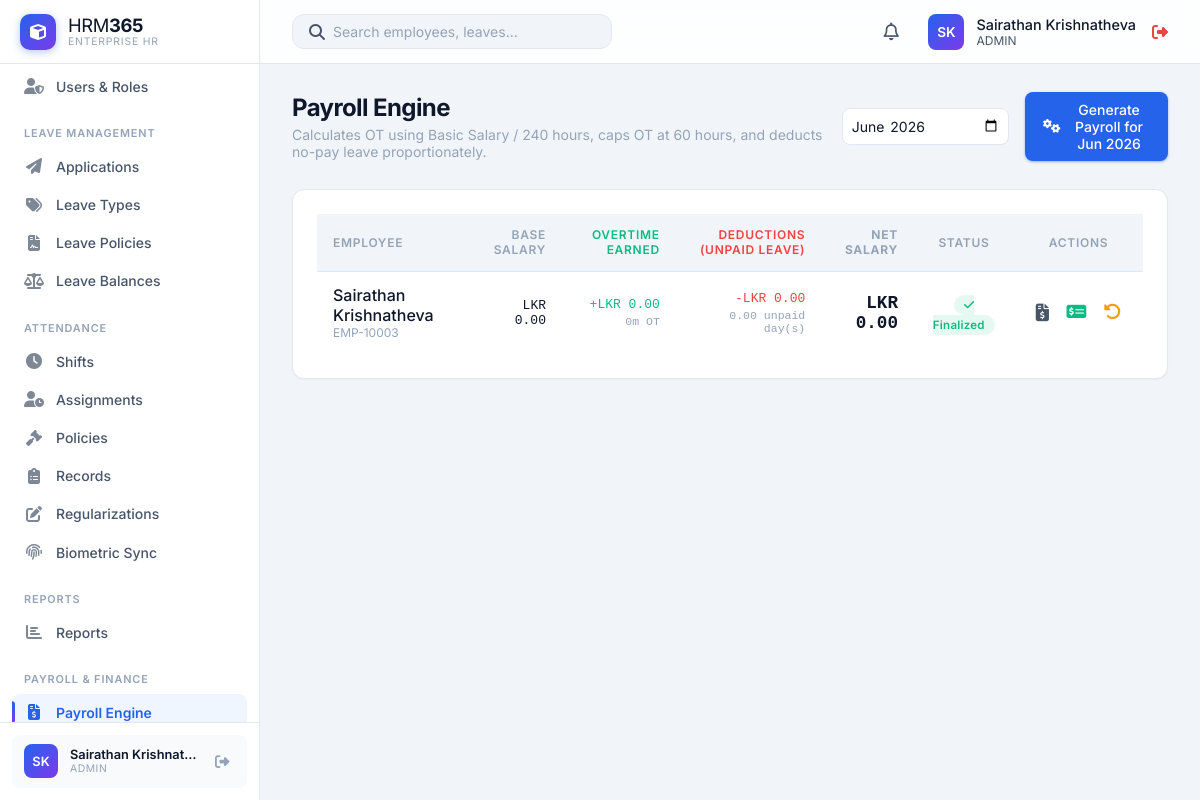
/HRM365/modules/payroll/index.php (signed in), run on the app's committed database.
### tables this page shows
CREATE TABLE `users` (
  `id` int(11) NOT NULL,
  `username` varchar(50) NOT NULL,
  `password` varchar(255) NOT NULL,
  `full_name` varchar(100) DEFAULT NULL,
  `phone` varchar(30) DEFAULT NULL,
  `role` enum('admin','HR','manager','employee') DEFAULT 'employee',
  `status` enum('Active','Inactive') DEFAULT 'Active',
  `language` varchar(20) DEFAULT 'English',
  `department` varchar(50) DEFAULT NULL,
  `employee_id` int(11) DEFAULT NULL,
  `created_at` timestamp NOT NULL DEFAULT current_timestamp()
);

CREATE TABLE `payroll_records` (
  `id` int(11) NOT NULL,
  `employee_id` int(11) NOT NULL,
  `payroll_month` varchar(10) NOT NULL,
  `base_salary` decimal(10,2) DEFAULT 0.00,
  `overtime_hours` decimal(8,2) DEFAULT 0.00,
  `overtime_amount` decimal(10,2) DEFAULT 0.00,
  `deductions` decimal(10,2) DEFAULT 0.00,
  `unpaid_days` decimal(8,2) DEFAULT 0.00,
  `advance_amount` decimal(10,2) DEFAULT 0.00,
  `epf_employee_amount` decimal(10,2) DEFAULT 0.00,
  `epf_employer_amount` decimal(10,2) DEFAULT 0.00,
  `etf_employer_amount` decimal(10,2) DEFAULT 0.00,
  `net_salary` decimal(10,2) DEFAULT 0.00,
  `status` enum('Draft','Finalized','Paid') DEFAULT 'Draft',
  `created_at` timestamp NOT NULL DEFAULT current_timestamp(),
  `updated_at` timestamp NOT NULL DEFAULT current_timestamp() ON UPDATE current_timestamp()
);

CREATE TABLE `employees` (
  `id` int(11) NOT NULL,
  `employee_code` varchar(20) NOT NULL,
  `first_name` varchar(50) NOT NULL,
  `last_name` varchar(50) NOT NULL,
  `email` varchar(100) NOT NULL,
  `phone` varchar(20) DEFAULT NULL,
  `nic_number` varchar(30) DEFAULT NULL,
  `department` varchar(50) DEFAULT NULL,
  `designation` varchar(50) DEFAULT NULL,
  `status` enum('Active','On Leave','Resigned','Terminated') DEFAULT 'Active',
  `resignation_termination_date` date DEFAULT NULL,
  `biometric_user_id` varchar(50) DEFAULT NULL,
  `hire_date` date DEFAULT NULL,
  `created_at` timestamp NOT NULL DEFAULT current_timestamp(),
  `updated_at` timestamp NOT NULL DEFAULT current_timestamp() ON UPDATE current_timestamp(),
  `date_of_birth` date DEFAULT NULL,
  `gender` enum('Male','Female','Other') DEFAULT NULL,
  `address` text DEFAULT NULL,
  `branch_id` int(11) DEFAULT NULL,
  `employment_type` enum('Full-time','Part-time','Contract') DEFAULT NULL,
  `base_salary` decimal(10,2) DEFAULT NULL,
  `profile_photo` varchar(255) DEFAULT NULL,
  `shift_id` int(11) DEFAULT NULL,
  `attendance_policy_id` int(11) DEFAULT NULL
);

CREATE TABLE `system_settings` (
  `setting_key` varchar(50) NOT NULL,
  `setting_value` text NOT NULL,
  `updated_at` timestamp NOT NULL DEFAULT current_timestamp() ON UPDATE current_timestamp()
);

### HRM365/modules/payroll/index.php (the view, shortened to what the rows shown need)
<?php
require_once '../../includes/db.php';
require_once '../../includes/auth.php';
require_once '../../includes/attendance_math.php';
$month_filter = isset($_GET['month']) ? $_GET['month'] : date('Y-m');
$currency = $pdo->query("SELECT setting_value FROM system_settings WHERE setting_key = 'currency'")->fetchColumn() ?: 'LKR';
$scopeSql = '';
$scopeParams = [];
$stmt = $pdo->prepare("
    SELECT p.*, e.first_name, e.last_name, e.employee_code
    FROM payroll_records p
    JOIN employees e ON p.employee_id = e.id
    WHERE p.payroll_month = ?
    {$scopeSql}
    ORDER BY e.first_name ASC
");
$stmt->execute(array_merge([$month_filter], $scopeParams));
$payrolls = $stmt->fetchAll();
include '../../includes/header.php';
?>
<div class="page-header">
    <div>
        <h1 class="page-title">Payroll Engine</h1>
    </div>
</div>
<div class="card">
    <div class="table-container">
        <table class="table">
            <thead>
                <tr>
                    <th>Employee</th>
                    <th style="text-align: right;">Base Salary</th>
                    <th style="text-align: right; color: var(--accent-success);">Overtime Earned</th>
                    <th style="text-align: right; color: var(--accent-danger);">Deductions (Unpaid Leave)</th>
                    <th style="text-align: right; font-weight: bold;">Net Salary</th>
                    <th style="text-align: center;">Status</th>
                    <th style="text-align: center;">Actions</th>
                </tr>
            </thead>
            <tbody>
                <?php foreach ($payrolls as $p): ?>
                <tr>
                    <td>
                        <div style="font-weight: 500; color: var(--text-primary);"><?php echo htmlspecialchars($p['first_name'] . ' ' . $p['last_name']); ?></div>
                        <div style="font-size: 0.75rem; color: var(--text-muted);"><?php echo htmlspecialchars($p['employee_code']); ?></div>
                    </td>
                    <td style="text-align: right; font-family: monospace;"><?php echo htmlspecialchars($currency); ?> <?php echo number_format($p['base_salary'], 2); ?></td>
                    <td style="text-align: right; font-family: monospace; color: var(--accent-success);">
                        <div>+<?php echo htmlspecialchars($currency); ?> <?php echo number_format($p['overtime_amount'], 2); ?></div>
                        <div style="font-size: 0.72rem; color: var(--text-muted); margin-top: 0.2rem;"><?php echo htmlspecialchars(format_hours_minutes(floatval($p['overtime_hours'] ?? 0))); ?> OT</div>
                    </td>
                    <td style="text-align: right; font-family: monospace; color: var(--accent-danger);">
                        <div>-<?php echo htmlspecialchars($currency); ?> <?php echo number_format($p['deductions'], 2); ?></div>
                        <div style="font-size: 0.72rem; color: var(--text-muted); margin-top: 0.2rem;"><?php echo number_format(floatval($p['unpaid_days'] ?? 0), 2); ?> unpaid day(s)</div>
                    </td>
                    <td style="text-align: right; font-family: monospace; font-weight: bold; font-size: 1.1rem;"><?php echo htmlspecialchars($currency); ?> <?php echo number_format($p['net_salary'], 2); ?></td>
                    <td style="text-align: center;">
                        <?php if ($p['status'] === 'Paid'): ?>
                            <span class="status-badge status-active"><i class="fas fa-check-double"></i> Paid</span>
                        <?php elseif ($p['status'] === 'Finalized'): ?>
                            <span class="status-badge" style="background: rgba(16, 185, 129, 0.1); color: var(--accent-success);"><i class="fas fa-check"></i> Finalized</span>
                        <?php else: ?>
                            <span class="status-badge" style="background: var(--bg-hover); color: var(--text-secondary);"><i class="fas fa-edit"></i> Draft</span>
                        <?php endif; ?>
                    </td>
                    <td style="text-align: center;">
                        <div style="display: flex; justify-content: center; gap: 0.4rem;">
                            <a href="payslip.php?id=<?php echo $p['id']; ?>" target="_blank" class="action-btn" title="View Payslip"><i class="fas fa-file-invoice-dollar"></i></a>
                            <?php if (in_array($currentUser['role'], ['admin', 'HR']) && $p['status'] !== 'Paid'): ?>
                                <form action="update_status.php" method="POST" style="margin: 0;">
                                    <button type="submit" class="action-btn" style="color: var(--accent-success);" title="Mark as Paid"><i class="fas fa-money-check-alt"></i></button>
                                </form>
                            <?php endif; ?>
                            <?php if (in_array($currentUser['role'], ['admin', 'HR']) && $p['status'] !== 'Draft'): ?>
                                <form action="update_status.php" method="POST" style="margin: 0;">
                                    <button type="submit" class="action-btn" style="color: var(--accent-warning);" title="Reopen Draft"><i class="fas fa-undo-alt"></i></button>
                                </form>
                            <?php endif; ?>
                        </div>
                    </td>
                </tr>
                <?php endforeach; ?>
            </tbody>
        </table>
    </div>
</div>
<?php include '../../includes/footer.php'; ?>

### HRM365/includes/header.php (shortened to what the rows shown need)
<?php
require_once __DIR__ . '/auth.php';
require_once __DIR__ . '/avatar.php';
$stylesheetPath = __DIR__ . '/../css/styles.css';
$stylesheetVersion = is_file($stylesheetPath) ? filemtime($stylesheetPath) : time();
?>
<!DOCTYPE html>
<html lang="en">
<head>
    <link rel="stylesheet" href="<?php echo app_url('css/styles.css'); ?>?v=<?php echo $stylesheetVersion; ?>">
    <link rel="stylesheet" href="https://cdnjs.cloudflare.com/ajax/libs/font-awesome/6.4.0/css/all.min.css">
</head>
<body>
    <?php include 'sidebar.php'; ?>
    <div class="main-wrapper">
        <header class="top-header">
            <div class="header-actions">
                <div class="user-profile" style="display: flex; align-items: center; gap: 1rem;">
                    <a href="<?php echo app_url('profile.php'); ?>" style="display: flex; align-items: center; gap: 0.75rem; text-decoration: none; color: inherit;">
                        <?php echo render_avatar($currentUser['first_name'] ?? null, $currentUser['last_name'] ?? null, $currentUser['profile_photo'] ?? null, $currentUser['username']); ?>
                        <div class="user-info">
                            <div style="font-size: 0.9rem; font-weight: 500; color: var(--text-primary);">
                                <?php echo htmlspecialchars($_SESSION['full_name'] ?? $currentUser['username']); ?>
                            </div>
                            <div style="font-size: 0.75rem; color: var(--text-secondary); text-transform: uppercase;">
                                <?php echo htmlspecialchars($currentUser['role']); ?>
                            </div>
                        </div>
                    </a>
                </div>
            </div>
        </header>
        <main class="content-area">

### HRM365/includes/sidebar.php (shortened to what the rows shown need)
<?php
require_once __DIR__ . '/avatar.php';
?>
<aside class="sidebar">
    <div class="sidebar-footer">
        <div class="sidebar-user">
            <?php echo render_avatar($currentUser['first_name'] ?? null, $currentUser['last_name'] ?? null, $currentUser['profile_photo'] ?? null, $currentUser['username']); ?>
            <div class="sidebar-user-info">
                <div class="sidebar-user-name"><?php echo htmlspecialchars($_SESSION['full_name'] ?? $currentUser['username']); ?></div>
                <div class="sidebar-user-role"><?php echo htmlspecialchars($currentUser['role']); ?></div>
            </div>
            <a href="<?php echo app_url('logout.php'); ?>" class="sidebar-logout" title="Logout"><i class="fas fa-sign-out-alt"></i></a>
        </div>
    </div>
</aside>

### HRM365/includes/avatar.php (shortened to what the rows shown need)
<?php
function profile_photo_url(?string $path): ?string
{
    if (empty($path)) {
        return null;
    }
    $relative = ltrim(str_replace('\\', '/', $path), '/');
    $absolute = realpath(__DIR__ . '/../' . str_replace('/', DIRECTORY_SEPARATOR, $relative));
    return app_url($relative) . '?v=' . filemtime($absolute);
}
function avatar_initials(?string $first, ?string $last, ?string $fallback = ''): string
{
    $first = trim((string) $first);
    $last = trim((string) $last);
    if ($first !== '' || $last !== '') {
        return strtoupper(substr($first, 0, 1) . substr($last, 0, 1));
    }
    $fallback = trim($fallback);
    return strtoupper(substr($fallback !== '' ? $fallback : 'U', 0, 2));
}
function render_avatar(?string $first, ?string $last, ?string $photoPath, ?string $fallback = '', string $class = 'avatar', string $style = ''): string
{
    $url = profile_photo_url($photoPath);
    $label = trim(trim((string) $first) . ' ' . trim((string) $last));
    $styleAttr = $style !== '' ? ' style="' . htmlspecialchars($style, ENT_QUOTES, 'UTF-8') . '"' : '';
    $classAttr = htmlspecialchars($class, ENT_QUOTES, 'UTF-8');
    $titleAttr = htmlspecialchars($label, ENT_QUOTES, 'UTF-8');
    return '<div class="' . $classAttr . '"' . $styleAttr . ' title="' . $titleAttr . '">' . htmlspecialchars(avatar_initials($first, $last, $fallback), ENT_QUOTES, 'UTF-8') . '</div>';
}

### data on the page
users: username "SK SK", role "ADMIN"
payroll_records: employee.last_name "Sairathan Krishnatheva", employee.employee_code "EMP-10003", base_salary "0.00", overtime_amount "0.00", overtime_hours "0m", deductions "0.00", unpaid_days "0.00", net_salary "0.00", status "Finalized" (drawn)
system_settings: setting_value "LKR"

### other printed values
$_SESSION['full_name'] "Sairathan Krishnat…"
$_SESSION['full_name'] "Sairathan Krishnatheva"
date('M Y', strtotime($month_filter . '-01')) "Jun 2026"
